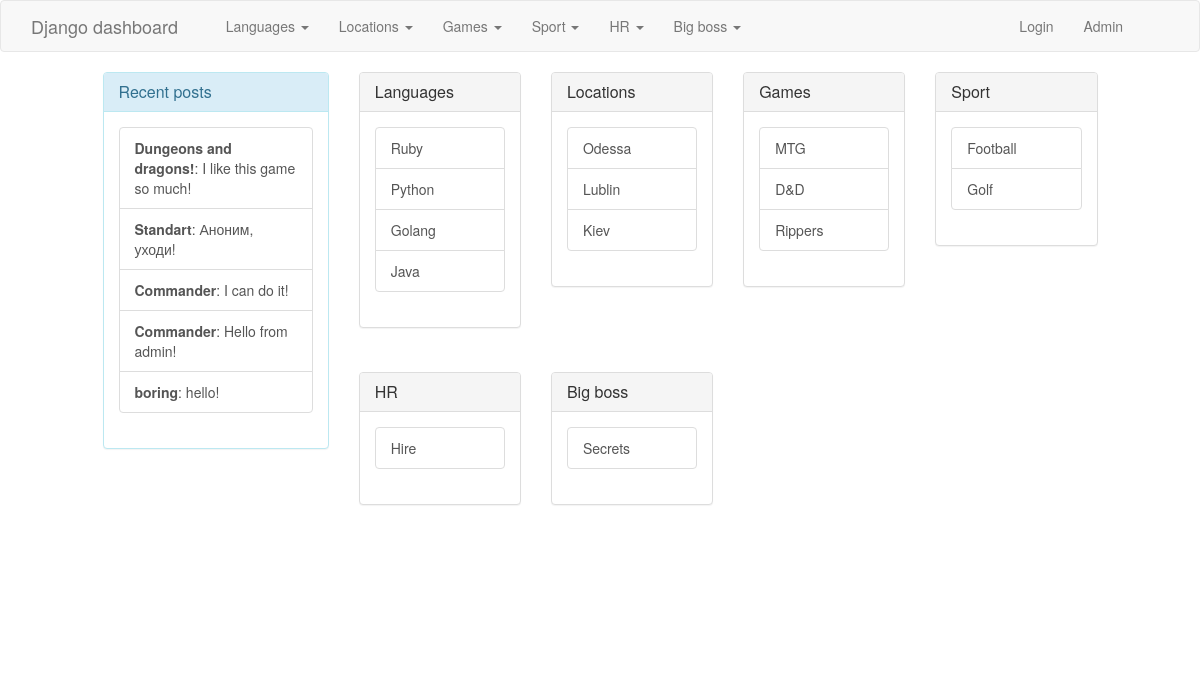
Before: / with the older database file.
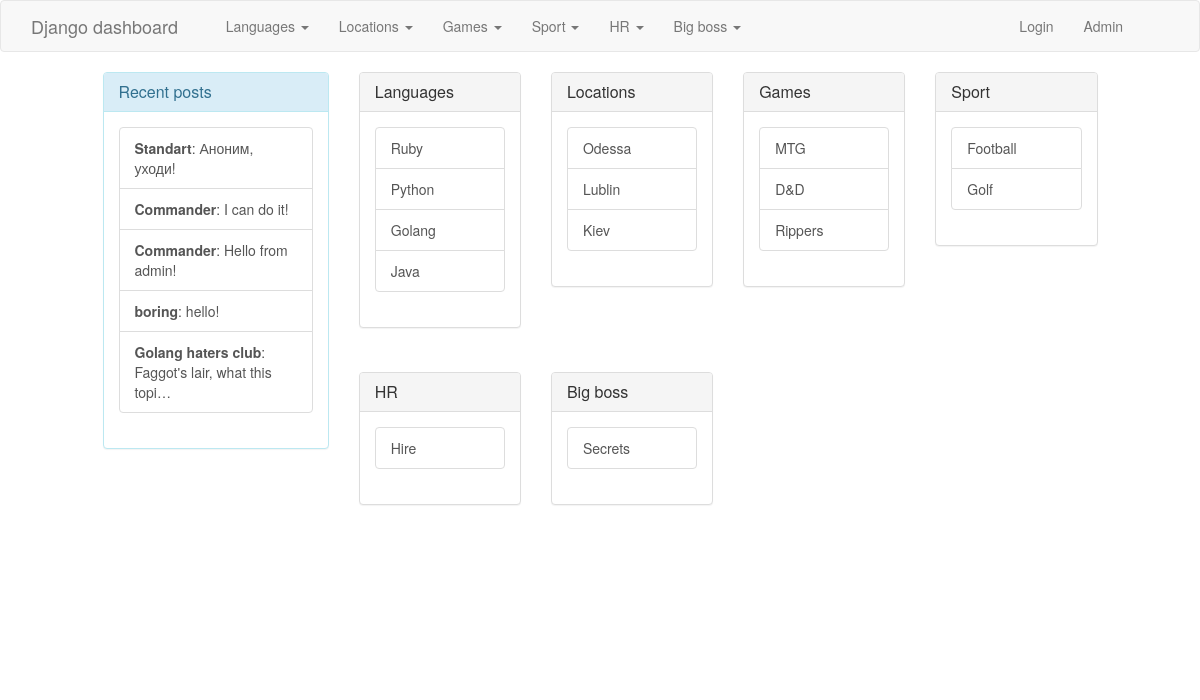
After: the same page with the newer database file.
### simple_blog/models.py (models this page shows, shortened)
@python_2_unicode_compatible
class Category(models.Model):
    class Meta:
        verbose_name_plural = 'categories'
    name = models.CharField(max_length=255)
    protected = models.BooleanField(default=False)
    pub_date = models.DateTimeField('publish date', auto_now_add=True)
    def __str__(self):
        return self.name

@python_2_unicode_compatible
class Message(models.Model):
    topic = models.ForeignKey(Topic, on_delete=models.CASCADE)
    author = models.CharField(max_length=255)
    email = models.CharField(max_length=255)
    text = models.TextField()
    docfile = models.FileField(upload_to='messages/', null=True)
    pub_date = models.DateTimeField('publish date', auto_now_add=True)

@python_2_unicode_compatible
class Topic(models.Model):
    subcategory = models.ForeignKey(Subcategory, on_delete=models.CASCADE)
    name = models.CharField(max_length=255)
    description = models.TextField()
    docfile = models.FileField(upload_to='topics/', null=True)
    pub_date = models.DateTimeField('publish date', auto_now_add=True)

@python_2_unicode_compatible
class Subcategory(models.Model):
    class Meta:
        verbose_name_plural = 'subcategories'
    category = models.ForeignKey(Category, on_delete=models.CASCADE)
    name = models.CharField(max_length=255)
    pub_date = models.DateTimeField('publish date', auto_now_add=True)
    def __str__(self):
        return self.name

### simple_blog/views.py (the view)
# urls.py: url(r'^$', views.index, name='index'),
def index(request):
    last_updates = Message.objects.order_by('-pub_date')[:5]
    categories = Category.objects.order_by('-pub_date')
    return render(
        request,
        'dashboard/dashboard.html',
        {'categories': categories, 'last_updates': last_updates}
    )

### simple_blog/templatetags/helpers.py (called while the page is built)
@register.inclusion_tag('includes/category_nav.html')
def category_nav():
    categories = Category.objects.order_by('-pub_date')
    return {'categories': categories}

### simple_blog/templates/dashboard/dashboard.html (shortened to what this page needs)
<html>
  <head>
    {% include 'includes/headers.html' %}
  </head>
  <body>
    {% include 'includes/nav.html' %}
    <div class="row">
      <div class="col-md-offset-1 col-md-10">
        <div class="row">
          <div class="col-md-3">
            <div class="panel panel-info">
              <div class="panel-heading">
                <h3 class="panel-title">Recent posts</h3>
              </div>
              <div class="panel-body">
                <ul class="list-group">
                  {% for message in last_updates %}
                    <a href="{% url 'topic' message.topic_id %}" type="button" class="list-group-item">
                      <strong>{{ message.topic.name }}</strong>: {{ message.text|truncatechars:30 }}
                    </a>
                  {% endfor %}
                </ul>
              </div>
            </div>
          </div>
          <div class="col-md-9">
            <div class="row categories">
              {% for category in categories %}
                <div class="col-md-3">
                  <div class="panel panel-default">
                    <div class="panel-heading">
                      <h3 class="panel-title">{{ category.name }}</h3>
                    </div>
                    <div class="panel-body">
                      <ul class="list-group">
                        {% for subcategory in category.subcategory_set.all %}
                          <a href="{% url 'forum' subcategory.id %}" type="button" class="list-group-item">{{ subcategory.name }}</a>
                        {% endfor %}
                      </ul>
                    </div>
                  </div>
                </div>
              {% endfor %}
            </div>
          </div>
        </div>
      </div>
    </div>
  </body>
</html>

### simple_blog/templates/includes/category_nav.html (shortened to what this page needs)
<ul class="nav navbar-nav">
  {% for category in categories %}
  <li class="dropdown">
    <a href="#" class="dropdown-toggle" data-toggle="dropdown" role="button" aria-haspopup="true" aria-expanded="false">{{ category }} <span class="caret"></span></a>
  </li>
  {% endfor %}
</ul>

Changed rows visible on the page:
removed Message: topic.name "Dungeons and dragons!", text "I like this game so much!"
now on this page (row unchanged): Message: topic.name "Golang haters club", text "Faggot's lair, what this topi…"
